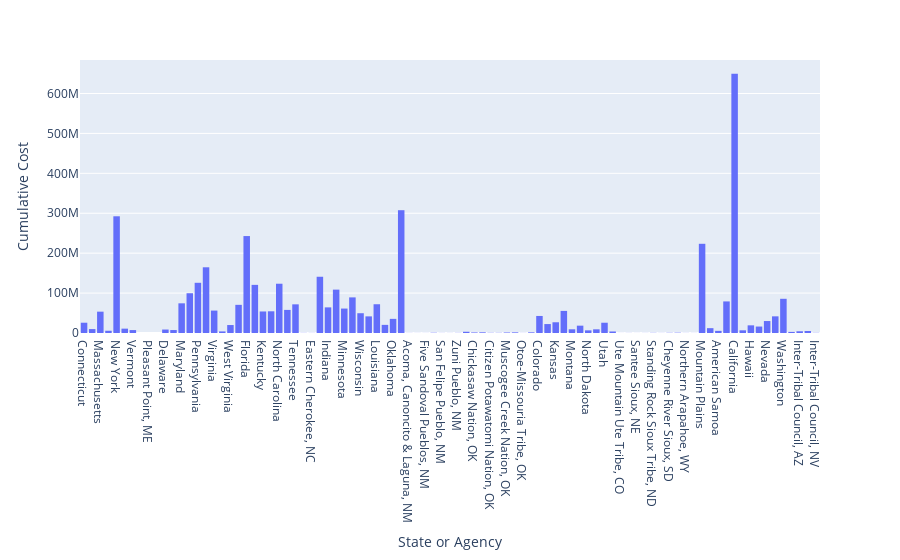

Here is the notebook cell this chart was saved with:
### Markdown cell above
- Create a histogram of the `total_costs(m)` column

### Code cell
fig = px.histogram(cleaned_df, x='state_agency_or_indian_tribal_organization', y='cumulative_cost')

fig.update_xaxes(title_text='State or Agency')
fig.update_yaxes(title_text='Cumulative Cost')

fig.show()

### Figure 1 — Plotly figure (JSON) as saved in the notebook; plotly's stock layout.template omitted (floating-point values rounded to 4 significant figures)
{"data": [{"alignmentgroup": "True", "bingroup": "x", "histfunc": "sum", "hovertemplate": "state_agency_or_indian_tribal_organization=%{x}<br>sum of cumulative_cost=%{y}<extra></extra>", "legendgroup": "", "marker": {"color": "#636efa", "pattern": {"shape": ""}}, "name": "", "offsetgroup": "", "orientation": "v", "showlegend": false, "type": "histogram", "x": ["Connecticut", "Maine", "Massachusetts", "New Hampshire", "New York", "Rhode Island", "Vermont", "Indian Township, ME", "Pleasant Point, ME", "Seneca Nation, NY", "Delaware", "District of Columbia", "Maryland", "New Jersey", "Pennsylvania", "Puerto Rico", "Virginia", "Virgin Islands", "West Virginia", "Alabama", "Florida", "Georgia", "Kentucky", "Mississippi", "North Carolina", "South Carolina", "Tennessee", "Choctaw Indians, MS", "Eastern Cherokee, NC", "Illinois", "Indiana", "Michigan", "Minnesota", "Ohio", "Wisconsin", "Arkansas", "Louisiana", "New Mexico", "Oklahoma", "Texas", "Texas", "Acoma, Canoncito & Laguna, NM", "Eight Northern Pueblos, NM", "Five Sandoval Pueblos, NM", "Isleta Pueblo, NM", "San Felipe Pueblo, NM", "Santo Domingo Tribe, NM", "Zuni Pueblo, NM", "Cherokee Nation, OK", "Chickasaw Nation, OK", "Choctaw Nation, OK", "Citizen Potawatomi Nation, OK", "Inter-Tribal Council, OK", "Muscogee Creek Nation, OK", "Osage Tribal Council, OK", "Otoe-Missouria Tribe, OK", "Wichita, Caddo & Delaware (WCD), OK", "Colorado", "Iowa", "Kansas", "Missouri", "Montana", "Nebraska", "North Dakota", "South Dakota", "Utah", "Wyoming", "Ute Mountain Ute Tribe, CO", "Omaha Sioux, NE", "Santee Sioux, NE", "Winnebago Tribe, NE", "Standing Rock Sioux Tribe, ND", "Three Affiliated Tribes, ND", "Cheyenne River Sioux, SD", "Rosebud Sioux, SD", "Northern Arapahoe, WY", "Shoshone Tribe, WY", "Mountain Plains", "Alaska", "American Samoa", "Arizona", "California", "Guam", "Hawaii", "Idaho", "Nevada", "Oregon", "Washington", "Northern Marianas", "Inter-Tribal Council, AZ", "Navajo Nation, AZ", "Inter-Tribal Council, NV"], "xaxis": "x", "y": [25750329, 9817991, 53474794, 5618073, 292395391, 10894284, 7336996, 47202, 43615, 80927, 8701730, 7381580, 74348696, 99647240, 125791741, 164610390, 56177887, 3960637, 19944218, 70551498, 242865895, 120588951, 53924433, 54365773, 123454595, 57868181, 71793649, 351147, 265917, 140927035, 64200036, 108644405, 61237928, 89214696, 49552315, 41656899, 72062991, 20370558, 35424895, null, 307614150, 240353, 174207, 165944, 690170, 240093, 189209, 386462, 3112808, 1465350, 1760753, 576671, 536970, 1315526, 1665089, 235880, 1697454, 42693829, 22396602, 26869989, 55346752, 9270412, 18381186, 6604187, 9242591, 25726662, 3781784, 137567, 226976, 113731, 201761, 464988, 230182, 566753, 828676, 235571, 166656, 223486855, 12120298, 5358853, 79126301, 649745167, 6720784, 19181905, 16192485, 29971744, 41733865, 85715697, 2753038, 4346054, 4959501, 513271], "yaxis": "y"}], "layout": {"barmode": "relative", "legend": {"tracegroupgap": 0}, "margin": {"t": 60}, "xaxis": {"anchor": "y", "domain": [0, 1], "title": {"text": "State or Agency"}}, "yaxis": {"anchor": "x", "domain": [0, 1], "title": {"text": "Cumulative Cost"}}}}
